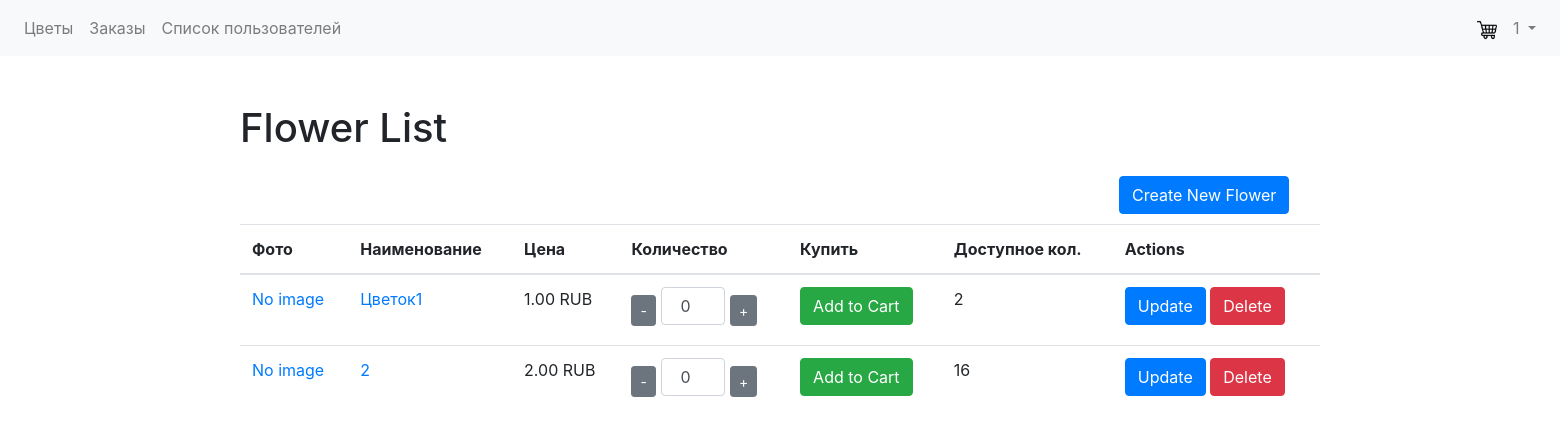
The app's page /flowers/ (signed in), older data.
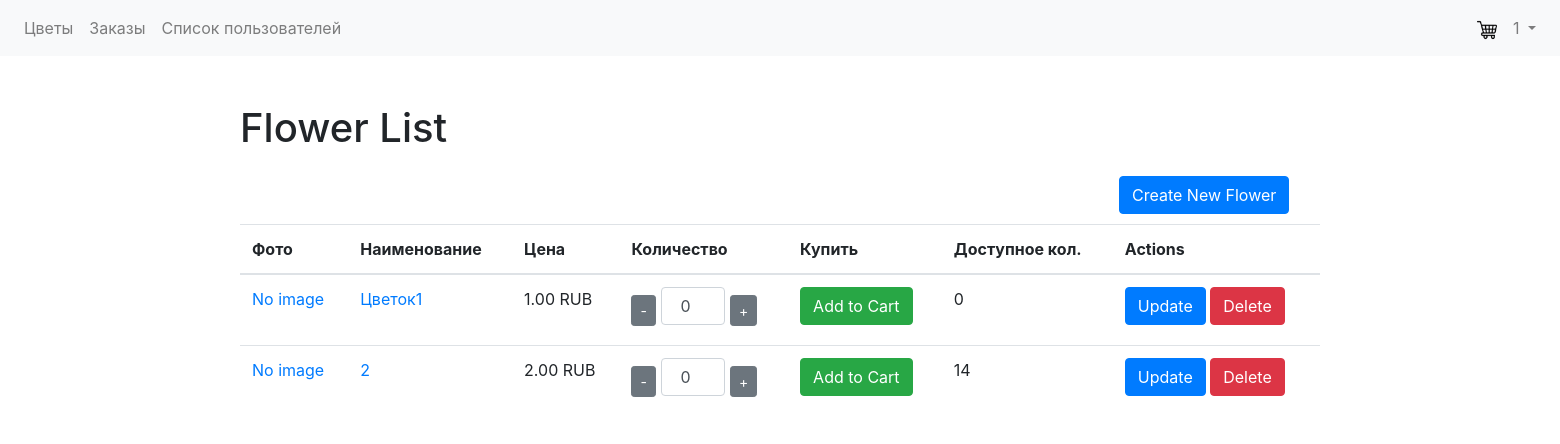
The same page, newer data.
### flowers/models.py (models this page shows)
class Flower(models.Model):
    name = models.CharField(max_length=100)
    description = models.TextField()
    price = models.DecimalField(max_digits=6, decimal_places=2, blank=True, null=True)
    image = models.ImageField(upload_to='flowers/', blank=True, null=True)
    stock = models.DecimalField(max_digits=6, decimal_places=0, blank=True, null=True, default=0)# Requires Pillow library

### flowers/views.py (the view)
# urls.py: path('', views.FlowerListView.as_view(), name='flower-list'),
class FlowerListView(ListView):
    model = Flower
    template_name = 'flowers/flower_list.html'
    context_object_name = 'flowers'
    context = {'use_specific_css': True}

### Templates/flowers/flower_list.html (shortened to what the changed rows need)
{% extends 'base.html' %}
{% block content %}
    <div class="container">
        <div class="row">
            <div class="col">
                <h1>Flower List</h1>
                <table class="table">
                    <thead>
                        <tr>
                            <th>Фото</th>
                            <th>Наименование</th>
                            <th>Цена</th>
                            <th>Количество</th>
                            <th>Купить</th>
                            <th>Доступное кол.</th>
                            {% if user.is_superuser or user.is_staff %}
                                <th>Actions</th>
                            {% endif %}
                        </tr>
                    </thead>
                    <tbody>
                        {% for flower in flowers %}
                            <tr>
                                <td>
                                    <a href="{% url 'flowers:flower-detail' flower.id %}">
                                        {% if flower.image %}
                                            <img src="{{ flower.image.url }}" alt="{{ flower.name }}" width="50">
                                        {% else %}
                                            <p>No image</p>
                                        {% endif %}
                                    </a>
                                </td>
                                <td>
                                    <a href="{% url 'flowers:flower-detail' flower.id %}">
                                        {{ flower.name }}
                                    </a>
                                </td>
                                <td>{{ flower.price }} RUB</td>
                                <td>
                                    <div class="quantity-control" style="display: flex; align-items: center; gap: 5px;">
                                        <button class="btn btn-sm btn-secondary decrement-btn">-</button>
                                        <label>
                                            <input type="number" class="form-control quantity-input" value="0" min="0" data-flower-id="{{ flower.id }}"
                                                   style="width: auto; min-width: 2em; max-width: 4em; text-align: center" id="quantityInput" data-stock={{ flower.stock }}>
                                        </label>
                                        <button class="btn btn-sm btn-secondary increment-btn">+</button>
                                    </div>
                                </td>
                                <td>
                                    {% if not user.is_authenticated %}
                                        <form method="get" action="{% url 'account:login' %}">
                                            {% csrf_token %}
                                            <button type="submit" class="btn btn-primary">Add to Cart</button>
                                        </form>
                                    {% else %}
                                        <button class="btn btn-success add-to-cart-btn" data-flower-id="{{ flower.id }}">
                                             Add to Cart
                                        </button>
                                    {% endif %}
                                </td>
                                <td>
                                    <p>{{ flower.stock }}</p>
                                </td>
                                <td>
                                    {% if user.is_superuser or user.is_staff %}
                                        <a href="{% url 'flowers:flower-update' flower.id %}" class="btn btn-primary">Update</a>
                                        <a href="{% url 'flowers:flower-delete' flower.id %}" class="btn btn-danger">Delete</a>
                                    {% endif %}
                                </td>
                            </tr>
                        {% endfor %}
                    </tbody>
                </table>
            </div>
        </div>
    </div>
{% endblock %}

Row changes from the older to the newer data that the page shows:
changed Flower "Цветок1": stock "2" → "0"
changed Flower (number 2 of 2 on the later page): stock "16" → "14"
